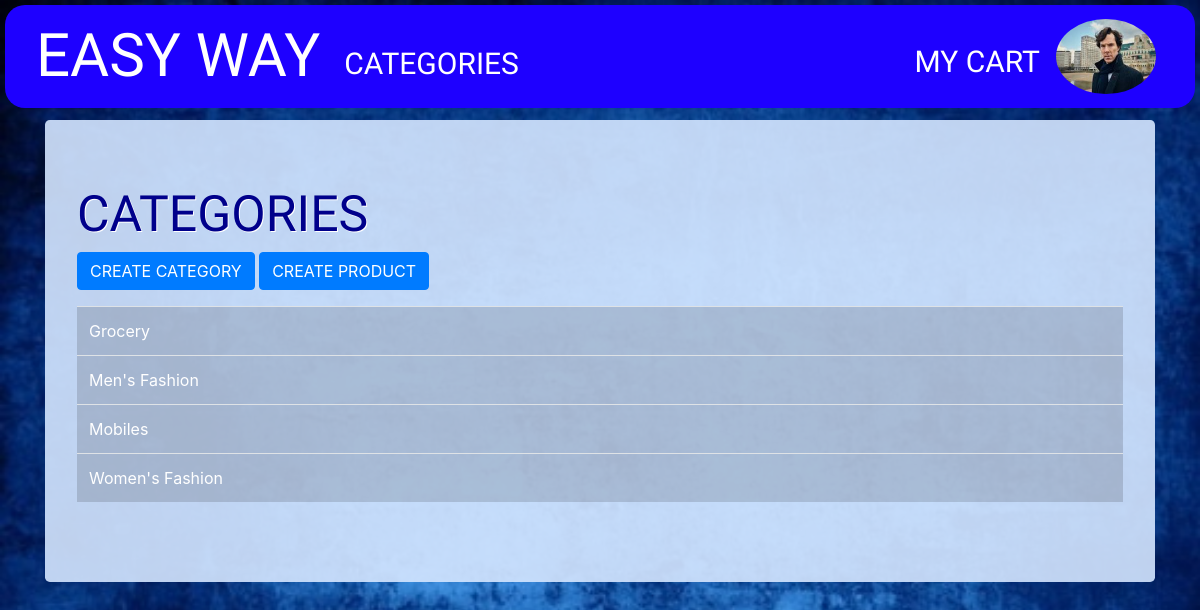
Page /categories/ (signed in) on the committed database.
### cart/models.py (models this page shows, shortened)
class Profile(models.Model):
    user = models.OneToOneField(User, on_delete=models.CASCADE)
    image = models.ImageField(default="defaultprofile.png",upload_to='profile_pics')

class Category(models.Model):
    name = models.CharField(max_length=200)

### cart/views.py (the view)
# urls.py: path('categories/',CategoryLV.as_view(),name='categorylist'),
class CategoryLV(LoginRequiredMixin,ListView):
    model = Category
    ordering = ['name']

### cart/templates/cart/category_list.html (shortened to what this page needs)
{% extends "cart/base.html" %}
{% block content %}
<div class="jumbotron">
<h1>CATEGORIES</h1>
{% if request.user.is_superuser %}
<button type="submit" class="btn btn-primary" ><a  style="color:white"href="{% url 'categorycreate' %}">CREATE CATEGORY</a></button>
<button type="submit" class="btn btn-primary" ><a  style="color:white"href="{% url 'productcreate' %}">CREATE PRODUCT</a></button>
{% endif %}
<table class="table  table-hover ">
{% for i in object_list %}
  <tr class="table-active">
  <td style="color:white;"><a  style="color:white;" href="{% url 'categorydetail' i.id %}">{{ i.name }}</a></td>
  </tr>
  {% endfor %}
</table>
</div>
{% endblock %}

### cart/templates/cart/base.html (shortened to what this page needs)
<!DOCTYPE html>
{% load staticfiles %}
<html lang="en" dir="ltr">
  <head>
    <link rel="stylesheet" href="https://stackpath.bootstrapcdn.com/bootstrap/4.3.1/css/bootstrap.min.css">
  </head>
  <body  class=""style="background-image: url('{% static "p.jpg"%}');background-size:cover;background-attachment: fluid;">
    <nav class=" navbar fixed-top navbar-expand-lg " style="background-color:#1e00ff;margin:5px;border-radius:20px;padding-top:1px;padding-bottom:2px">
      <div class="container-fluid">
      <a class="navbar-brand" style="font-size:60px;font-family: 'Changa One', cursive;color:white;" href="{% url 'productlist' %}">EASY WAY</a>
      <div class="collapse navbar-collapse" id="navbarSupportedContent">
 <div class="navbar-nav mr-auto" >
        <a class="nav-item nav-link "style="font-size:30px;font-family: 'Calistoga', cursive;color:white;margin-top:15px" href="{% url 'categorylist' %}">CATEGORIES</a>
</div>
  <div class="navbar-nav ml-auto " >
        {% if user.is_authenticated %}
        <a class="nav-item nav-link" style="font-size:30px;font-family: 'Calistoga', cursive;margin-top:20px;color:white;" href="{% url 'mycart' %}">MY CART</a>
        <a class="nav-item nav-link"  href="{%url 'profile'%}"><img  style="border-radius:50%;height:75px;width:100px"src="{{ request.user.profile.image.url }}" ></a>
        {% else %}
        <a class="nav-item nav-link" style="font-size:30px;font-family: 'Calistoga', cursive;color:white;" href="{% url 'login' %}">LOGIN</a>
        <a class="nav-item nav-link" style="font-size:30px;font-family: 'Calistoga', cursive;color:white;" href="{% url 'register' %}">REGISTER</a>
        {% endif %}
</div>
</div>
    </div>
    </nav>
<div class="container" style="margin-top:150">
    {% block content %}
    {% endblock %}
  </div>
  </body>
</html>

### cart/templates/cart/base.html (style rules this page uses)
h1 { color:darkblue; text-shadow: 1px 1px #ffffff ; font-family: 'Calistoga'; font-size:50px; }
.jumbotron { background:rgba(212, 230, 255, 0.9) }

### rows in the picture
Category: name "Grocery"
Category: name "Men's Fashion"
Category: name "Mobiles"
Category: name "Women's Fashion"
